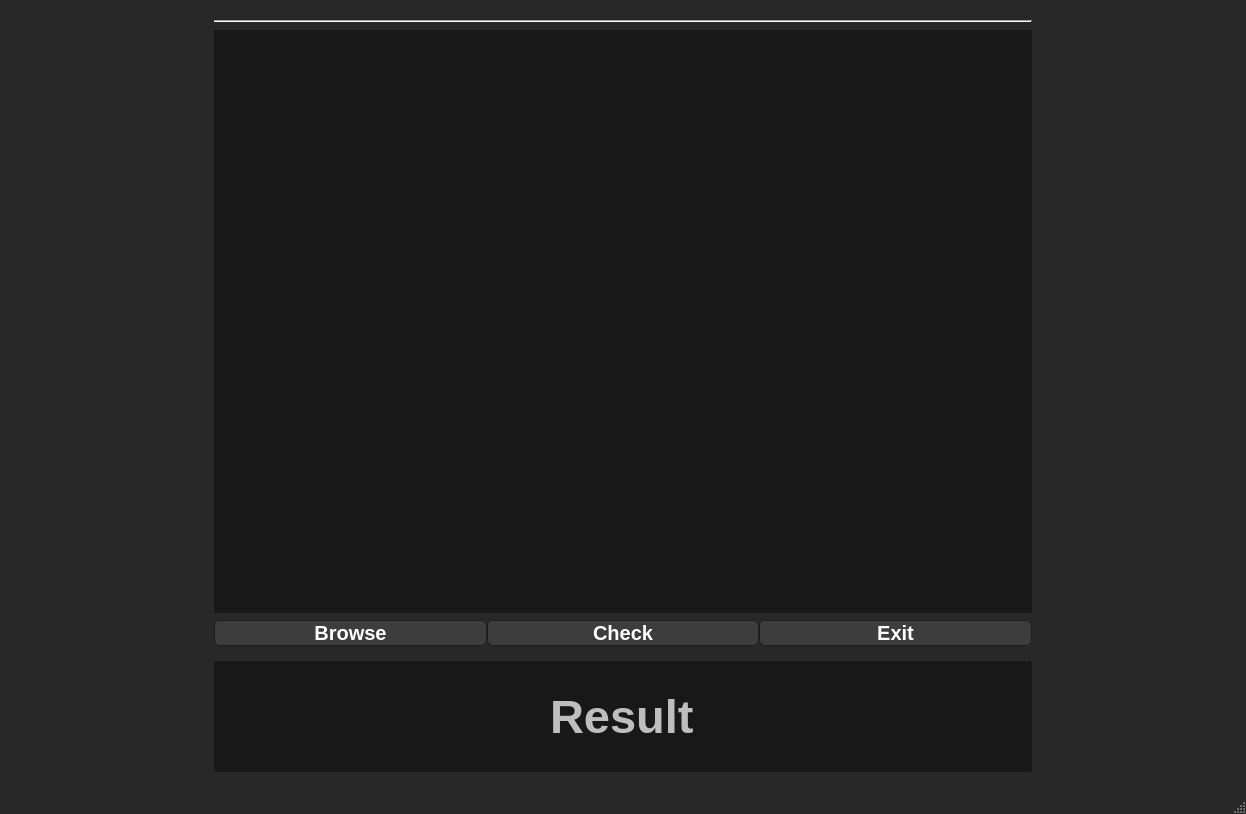
<?xml version="1.0" encoding="UTF-8"?>
<ui version="4.0">
 <class>MainWindow</class>
 <widget class="QMainWindow" name="MainWindow">
  <property name="geometry">
   <rect>
    <x>0</x>
    <y>0</y>
    <width>1246</width>
    <height>814</height>
   </rect>
  </property>
  <property name="windowTitle">
   <string>MainWindow</string>
  </property>
  <property name="styleSheet">
   <string notr="true">QMainWindow{
background-color: qlineargradient(spread:pad, x1:0, y1:0, x2:1, y2:1, stop:0 rgba(0, 0, 0, 255), stop:1 rgba(11, 43, 113, 255));
	background-color: rgb(40, 40, 40);
}
QPushButton
{
	color: rgb(0, 0, 0);
	
	color: rgb(255, 255, 255);
	background-color: rgb(241, 228, 44);
	
	background-color: rgb(61, 61, 61);
    border-width: 1px;
    border-color: #1e1e1e;
    border-style: solid;
    border-radius: 6;
   
}
QPushButton:pressed
{
    /*background-color: QLinearGradient( x1: 0, y1: 0, x2: 0, y2: 1, stop: 0 #2d2d2d, stop: 0.1 #b09313, stop: 0.5 #b09313, stop: 0.9 #b09313, stop: 1 #252525);*/
	background-color: rgb(0, 0, 0);
}</string>
  </property>
  <widget class="QWidget" name="centralwidget">
   <property name="sizePolicy">
    <sizepolicy hsizetype="Fixed" vsizetype="Fixed">
     <horstretch>0</horstretch>
     <verstretch>0</verstretch>
    </sizepolicy>
   </property>
   <layout class="QHBoxLayout" name="horizontalLayout_2" stretch="1,4,1">
    <property name="topMargin">
     <number>20</number>
    </property>
    <property name="bottomMargin">
     <number>20</number>
    </property>
    <item>
     <spacer name="horizontalSpacer">
      <property name="orientation">
       <enum>Qt::Horizontal</enum>
      </property>
      <property name="sizeHint" stdset="0">
       <size>
        <width>40</width>
        <height>20</height>
       </size>
      </property>
     </spacer>
    </item>
    <item>
     <layout class="QVBoxLayout" name="verticalLayout" stretch="0,5,1">
      <property name="spacing">
       <number>7</number>
      </property>
      <item>
       <widget class="Line" name="line">
        <property name="orientation">
         <enum>Qt::Horizontal</enum>
        </property>
       </widget>
      </item>
      <item>
       <widget class="QLabel" name="imageLabel">
        <property name="styleSheet">
         <string notr="true">background-color: rgba(0, 0, 0, 100);</string>
        </property>
        <property name="text">
         <string/>
        </property>
        <property name="alignment">
         <set>Qt::AlignCenter</set>
        </property>
       </widget>
      </item>
      <item>
       <layout class="QGridLayout" name="gridLayout" rowstretch="0,0">
        <property name="horizontalSpacing">
         <number>7</number>
        </property>
        <property name="verticalSpacing">
         <number>15</number>
        </property>
        <item row="1" column="0" colspan="2">
         <widget class="QLineEdit" name="lineEditResult">
          <property name="enabled">
           <bool>false</bool>
          </property>
          <property name="sizePolicy">
           <sizepolicy hsizetype="Preferred" vsizetype="Preferred">
            <horstretch>0</horstretch>
            <verstretch>0</verstretch>
           </sizepolicy>
          </property>
          <property name="minimumSize">
           <size>
            <width>336</width>
            <height>111</height>
           </size>
          </property>
          <property name="font">
           <font>
            <pointsize>35</pointsize>
            <weight>75</weight>
            <italic>false</italic>
            <bold>true</bold>
           </font>
          </property>
          <property name="styleSheet">
           <string notr="true">background-color: rgba(0, 0, 0, 100);</string>
          </property>
          <property name="text">
           <string>Result</string>
          </property>
          <property name="alignment">
           <set>Qt::AlignCenter</set>
          </property>
         </widget>
        </item>
        <item row="0" column="0" colspan="2">
         <layout class="QHBoxLayout" name="horizontalLayout">
          <item>
           <widget class="QPushButton" name="browseButton">
            <property name="sizePolicy">
             <sizepolicy hsizetype="Preferred" vsizetype="Preferred">
              <horstretch>0</horstretch>
              <verstretch>0</verstretch>
             </sizepolicy>
            </property>
            <property name="font">
             <font>
              <pointsize>15</pointsize>
              <weight>75</weight>
              <italic>false</italic>
              <bold>true</bold>
             </font>
            </property>
            <property name="text">
             <string>Browse</string>
            </property>
           </widget>
          </item>
          <item>
           <widget class="QPushButton" name="checkButton">
            <property name="sizePolicy">
             <sizepolicy hsizetype="Preferred" vsizetype="Preferred">
              <horstretch>0</horstretch>
              <verstretch>0</verstretch>
             </sizepolicy>
            </property>
            <property name="font">
             <font>
              <pointsize>15</pointsize>
              <weight>75</weight>
              <italic>false</italic>
              <bold>true</bold>
             </font>
            </property>
            <property name="text">
             <string>Check</string>
            </property>
           </widget>
          </item>
          <item>
           <widget class="QPushButton" name="exitButton">
            <property name="sizePolicy">
             <sizepolicy hsizetype="Preferred" vsizetype="Preferred">
              <horstretch>0</horstretch>
              <verstretch>0</verstretch>
             </sizepolicy>
            </property>
            <property name="font">
             <font>
              <pointsize>15</pointsize>
              <weight>75</weight>
              <italic>false</italic>
              <bold>true</bold>
             </font>
            </property>
            <property name="text">
             <string>Exit</string>
            </property>
           </widget>
          </item>
         </layout>
        </item>
       </layout>
      </item>
     </layout>
    </item>
    <item>
     <spacer name="horizontalSpacer_2">
      <property name="orientation">
       <enum>Qt::Horizontal</enum>
      </property>
      <property name="sizeHint" stdset="0">
       <size>
        <width>40</width>
        <height>20</height>
       </size>
      </property>
     </spacer>
    </item>
   </layout>
  </widget>
  <widget class="QMenuBar" name="menubar">
   <property name="geometry">
    <rect>
     <x>0</x>
     <y>0</y>
     <width>1246</width>
     <height>26</height>
    </rect>
   </property>
  </widget>
  <widget class="QStatusBar" name="statusbar"/>
 </widget>
 <resources/>
 <connections/>
</ui>
